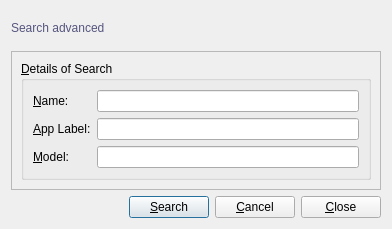
<?xml version="1.0" encoding="UTF-8"?>
<ui version="4.0">
 <class>ContentTypesSearch</class>
 <widget class="QDialog" name="ContentTypesSearch">
  <property name="geometry">
   <rect>
    <x>0</x>
    <y>0</y>
    <width>392</width>
    <height>229</height>
   </rect>
  </property>
  <property name="windowTitle">
   <string>Search advanced</string>
  </property>
  <property name="windowIcon">
   <iconset resource="resources.qrc">
    <normaloff>:/default/static/default/icons/22x22/face-devilish.png</normaloff>:/default/static/default/icons/22x22/face-devilish.png</iconset>
  </property>
  <layout class="QGridLayout" name="gridLayout">
   <item row="0" column="0">
    <layout class="QHBoxLayout" name="horizontalLayout_2">
     <item>
      <widget class="QLabel" name="titleLabel">
       <property name="styleSheet">
        <string notr="true">color: rgb(85, 85, 127);
font: 75 14pt &quot;DejaVu Sans Mono&quot;;</string>
       </property>
       <property name="text">
        <string>Search advanced</string>
       </property>
      </widget>
     </item>
     <item>
      <spacer name="horizontalSpacer">
       <property name="orientation">
        <enum>Qt::Horizontal</enum>
       </property>
       <property name="sizeHint" stdset="0">
        <size>
         <width>40</width>
         <height>20</height>
        </size>
       </property>
      </spacer>
     </item>
    </layout>
   </item>
   <item row="1" column="0">
    <widget class="QFrame" name="frame">
     <property name="frameShape">
      <enum>QFrame::StyledPanel</enum>
     </property>
     <property name="frameShadow">
      <enum>QFrame::Raised</enum>
     </property>
     <layout class="QGridLayout" name="gridLayout_2">
      <item row="0" column="0">
       <widget class="QGroupBox" name="detailsSearchGroupBox">
        <property name="title">
         <string>&amp;Details of Search</string>
        </property>
        <layout class="QFormLayout" name="formLayout">
         <item row="0" column="0">
          <widget class="QLabel" name="nameLabel">
           <property name="text">
            <string>&amp;Name:</string>
           </property>
           <property name="buddy">
            <cstring>nameLineEdit</cstring>
           </property>
          </widget>
         </item>
         <item row="0" column="1">
          <widget class="QLineEdit" name="nameLineEdit"/>
         </item>
         <item row="1" column="0">
          <widget class="QLabel" name="appLabelLabel">
           <property name="text">
            <string>&amp;App Label:</string>
           </property>
           <property name="buddy">
            <cstring>appLabelLineEdit</cstring>
           </property>
          </widget>
         </item>
         <item row="1" column="1">
          <widget class="QLineEdit" name="appLabelLineEdit"/>
         </item>
         <item row="2" column="0">
          <widget class="QLabel" name="modelLabel">
           <property name="text">
            <string>&amp;Model:</string>
           </property>
           <property name="buddy">
            <cstring>appLabelLineEdit</cstring>
           </property>
          </widget>
         </item>
         <item row="2" column="1">
          <widget class="QLineEdit" name="modelLineEdit"/>
         </item>
        </layout>
       </widget>
      </item>
     </layout>
    </widget>
   </item>
   <item row="2" column="0">
    <layout class="QHBoxLayout" name="horizontalLayout">
     <item>
      <spacer name="horizontalSpacer_2">
       <property name="orientation">
        <enum>Qt::Horizontal</enum>
       </property>
       <property name="sizeHint" stdset="0">
        <size>
         <width>40</width>
         <height>20</height>
        </size>
       </property>
      </spacer>
     </item>
     <item>
      <widget class="QPushButton" name="searchPushButton">
       <property name="text">
        <string>&amp;Search</string>
       </property>
       <property name="icon">
        <iconset resource="resources.qrc">
         <normaloff>:/default/static/default/icons/22x22/dialog-ok-apply.png</normaloff>:/default/static/default/icons/22x22/dialog-ok-apply.png</iconset>
       </property>
       <property name="shortcut">
        <string>Ctrl+S</string>
       </property>
      </widget>
     </item>
     <item>
      <widget class="QPushButton" name="cancelPushButton">
       <property name="text">
        <string>&amp;Cancel</string>
       </property>
       <property name="icon">
        <iconset resource="resources.qrc">
         <normaloff>:/default/static/default/icons/22x22/dialog-cancel.png</normaloff>:/default/static/default/icons/22x22/dialog-cancel.png</iconset>
       </property>
       <property name="shortcut">
        <string>Ctrl+Shift+W</string>
       </property>
      </widget>
     </item>
     <item>
      <widget class="QPushButton" name="closePushButton">
       <property name="text">
        <string>&amp;Close</string>
       </property>
       <property name="icon">
        <iconset resource="resources.qrc">
         <normaloff>:/default/static/default/icons/22x22/window-close.png</normaloff>:/default/static/default/icons/22x22/window-close.png</iconset>
       </property>
       <property name="shortcut">
        <string>Ctrl+W</string>
       </property>
      </widget>
     </item>
    </layout>
   </item>
  </layout>
 </widget>
 <tabstops>
  <tabstop>searchPushButton</tabstop>
  <tabstop>cancelPushButton</tabstop>
 </tabstops>
 <resources>
  <include location="resources.qrc"/>
 </resources>
 <connections/>
</ui>
